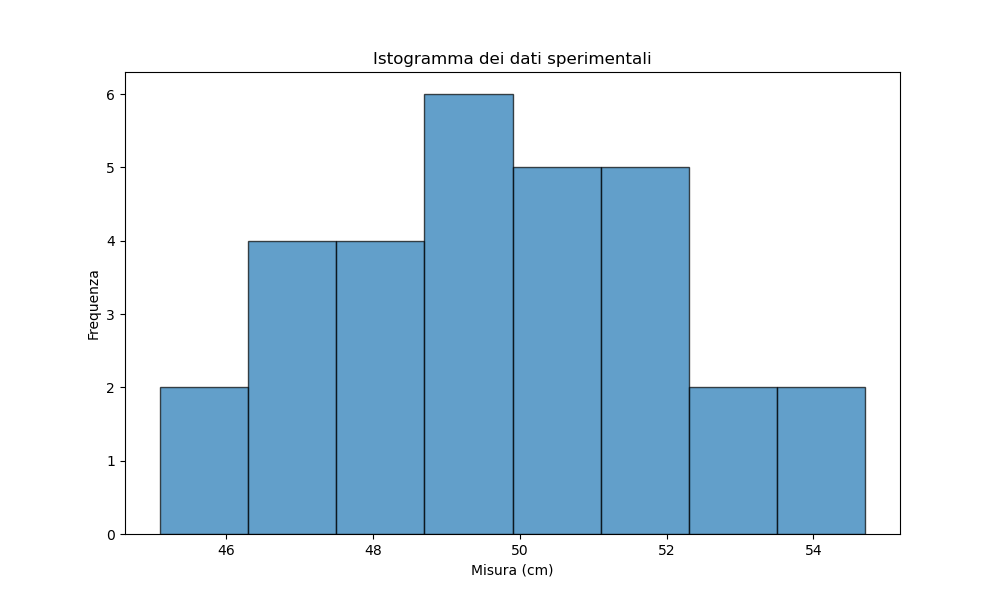

The Python source for this figure:
import matplotlib.pyplot as plt

# Dati sperimentali
dati_sperimentali = [45.1, 47.2, 49.3, 50.5, 52.6, 54.7, 48.3, 46.9, 51.2, 53.8, 
                     50.0, 49.9, 48.7, 51.5, 52.1, 47.6, 46.3, 50.9, 51.8, 48.0, 
                     49.5, 50.3, 47.0, 46.5, 52.4, 48.8, 49.2, 51.3, 47.8, 50.7]

# Crea l'istogramma
plt.figure(figsize=(10, 6))
plt.hist(dati_sperimentali, bins=8, edgecolor='black', alpha=0.7)

# Aggiungi titolo e etichette
plt.title('Istogramma dei dati sperimentali')
plt.xlabel('Misura (cm)')
plt.ylabel('Frequenza')

# Salva l'istogramma come immagine
plt.savefig('istogramma2.png')

# Mostra l'istogramma
plt.show()

